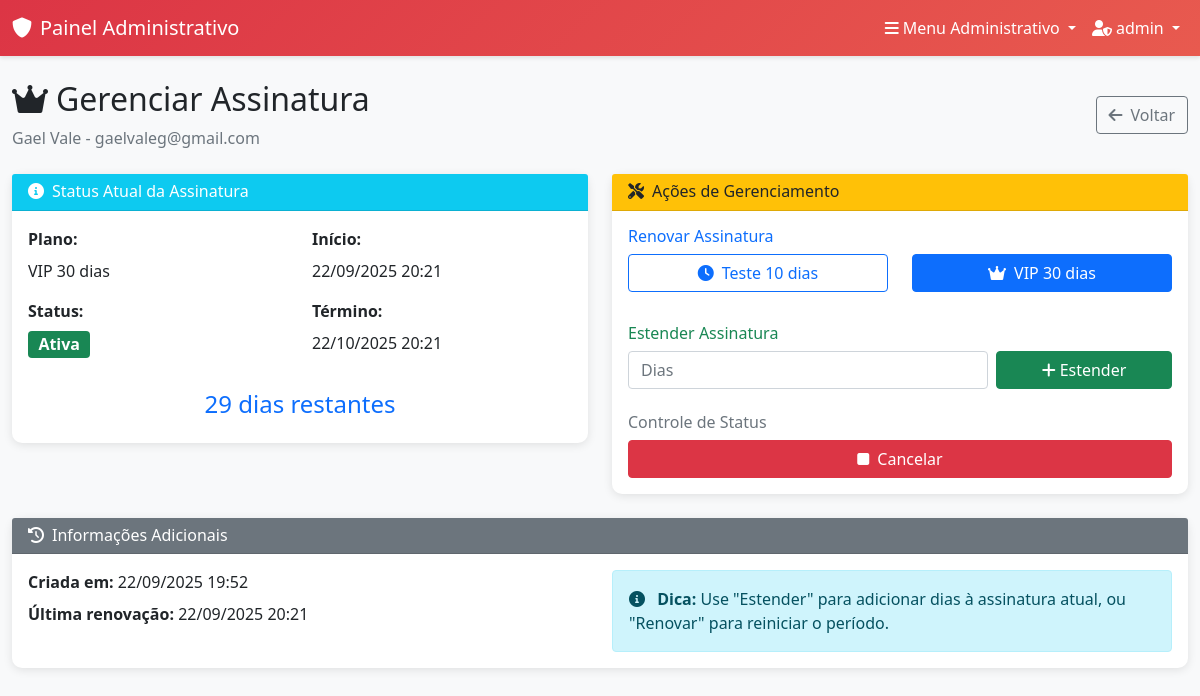
Page /admin-panel/owners/15/subscription/ (signed in) on the committed database.
### accounts/models.py (models this page shows, shortened)
class UserProfile(models.Model):
    USER_TYPES = (
        ('owner', 'Proprietário'),
        ('employee', 'Funcionário'),
        ('client', 'Cliente'),
    )
    user = models.OneToOneField(User, on_delete=models.CASCADE, related_name='profile')
    user_type = models.CharField(max_length=10, choices=USER_TYPES, default='client')
    phone = models.CharField(max_length=15, blank=True, null=True)
    birth_date = models.DateField(blank=True, null=True)
    profile_picture = models.URLField(max_length=500, blank=True, null=True, help_text="URL do avatar/foto de perfil")
    created_at = models.DateTimeField(auto_now_add=True)
    updated_at = models.DateTimeField(auto_now=True)
    class Meta:
        verbose_name = "Perfil de Usuário"
        verbose_name_plural = "Perfis de Usuários"

### subscriptions/models.py (models this page shows, shortened)
class Subscription(models.Model):
    PLAN_TYPES = (
        ('trial_10', 'Teste 10 dias'),
        ('vip_30', 'VIP 30 dias'),
    )
    STATUS_CHOICES = (
        ('active', 'Ativo'),
        ('expired', 'Expirado'),
        ('cancelled', 'Cancelado'),
    )
    user = models.OneToOneField(User, on_delete=models.CASCADE, related_name='subscription')
    plan_type = models.CharField(max_length=10, choices=PLAN_TYPES, default='trial_10')
    start_date = models.DateTimeField(auto_now_add=True)
    end_date = models.DateTimeField()
    status = models.CharField(max_length=10, choices=STATUS_CHOICES, default='active')
    created_at = models.DateTimeField(auto_now_add=True)
    last_renewal = models.DateTimeField(blank=True, null=True)
    def is_active(self):
        return self.status == 'active' and self.end_date > timezone.now()
    def days_remaining(self):
        if self.is_active():
            remaining = self.end_date - timezone.now()
            return remaining.days
        return 0
    class Meta:
        verbose_name = "Assinatura"
        verbose_name_plural = "Assinaturas"

### admin_panel/views.py (the view, shortened to what this page needs)
# urls.py: path('owners/<int:owner_id>/subscription/', views.manage_subscription, name='manage_subscription'),
@login_required
@user_passes_test(is_admin_user)
def manage_subscription(request, owner_id):
    owner = get_object_or_404(UserProfile, id=owner_id, user_type='owner')
    subscription, created = Subscription.objects.get_or_create(
        user=owner.user,
        defaults={'plan_type': 'trial_10'}
    )
    return render(request, 'admin_panel/manage_subscription.html', {
        'owner': owner,
        'subscription': subscription,
    })

### admin_panel/views.py (called while the page is built)
def is_admin_user(user):
    return user.is_authenticated and user.is_superuser

### templates/admin_panel/manage_subscription.html (shortened to what this page needs)
{% extends 'admin_panel/base_admin.html' %}
{% block content %}
<div class="row">
    <div class="col-12">
        <div class="d-flex justify-content-between align-items-center mb-4">
            <div>
                <h2>
                    <i class="fas fa-crown me-2"></i>Gerenciar Assinatura
                </h2>
                <p class="text-muted mb-0">{{ owner.user.first_name }} {{ owner.user.last_name }} - {{ owner.user.email }}</p>
            </div>
            <a href="{% url 'admin_panel:owner_detail' owner.id %}" class="btn btn-outline-secondary">
                <i class="fas fa-arrow-left me-2"></i>Voltar
            </a>
        </div>
    </div>
</div>
<div class="row">
    <div class="col-lg-6 mb-4">
        <div class="card admin-card">
            <div class="card-header bg-info text-white">
                <h6 class="mb-0">
                    <i class="fas fa-info-circle me-2"></i>Status Atual da Assinatura
                </h6>
            </div>
            <div class="card-body">
                {% if subscription %}
                    <div class="row">
                        <div class="col-6">
                            <p class="mb-2"><strong>Plano:</strong></p>
                            <p class="mb-3">{{ subscription.get_plan_type_display }}</p>
                            <p class="mb-2"><strong>Status:</strong></p>
                            <p class="mb-3">
                                {% if subscription.is_active %}
                                    <span class="badge bg-success fs-6">Ativa</span>
                                {% else %}
                                    <span class="badge bg-danger fs-6">Expirada</span>
                                {% endif %}
                            </p>
                        </div>
                        <div class="col-6">
                            <p class="mb-2"><strong>Início:</strong></p>
                            <p class="mb-3">{{ subscription.start_date|date:"d/m/Y H:i" }}</p>
                            <p class="mb-2"><strong>Término:</strong></p>
                            <p class="mb-3">{{ subscription.end_date|date:"d/m/Y H:i" }}</p>
                        </div>
                    </div>
                    <div class="text-center mt-3">
                        <h4 class="text-primary">{{ subscription.days_remaining }} dia{{ subscription.days_remaining|pluralize }} restante{{ subscription.days_remaining|pluralize }}</h4>
                    </div>
                {% else %}
                    <div class="text-center py-4">
                        <i class="fas fa-exclamation-triangle text-warning display-4 mb-3"></i>
                        <h5 class="text-muted">Nenhuma assinatura encontrada</h5>
                    </div>
                {% endif %}
            </div>
        </div>
    </div>
    <div class="col-lg-6 mb-4">
        <div class="card admin-card">
            <div class="card-header bg-warning text-dark">
                <h6 class="mb-0">
                    <i class="fas fa-tools me-2"></i>Ações de Gerenciamento
                </h6>
            </div>
            <div class="card-body">
                <div class="mb-4">
                    <h6 class="text-primary">Renovar Assinatura</h6>
                    <div class="row">
                        <div class="col-6 mb-2">
                            <form method="post" class="d-inline">
                                <button type="submit" class="btn btn-outline-primary w-100">
                                    <i class="fas fa-clock me-2"></i>Teste 10 dias
                                </button>
                            </form>
                        </div>
                        <div class="col-6 mb-2">
                            <form method="post" class="d-inline">
                                <button type="submit" class="btn btn-primary w-100">
                                    <i class="fas fa-crown me-2"></i>VIP 30 dias
                                </button>
                            </form>
                        </div>
                    </div>
                </div>
                <div class="mb-4">
                    <h6 class="text-success">Estender Assinatura</h6>
                    <form method="post" class="row g-2">
                        <div class="col-8">
                            <input type="number" name="days" class="form-control" placeholder="Dias" min="1" max="365" required>
                        </div>
                        <div class="col-4">
                            <button type="submit" class="btn btn-success w-100">
                                <i class="fas fa-plus me-1"></i>Estender
                            </button>
                        </div>
                    </form>
                </div>
                <div class="mb-0">
                    <h6 class="text-secondary">Controle de Status</h6>
                    <div class="btn-group w-100">
                        {% if subscription and subscription.status == 'active' %}
                            <form method="post" class="flex-fill">
                                <button type="submit" class="btn btn-danger w-100"
                                        onclick="return confirm('Tem certeza que deseja cancelar esta assinatura?')">
                                    <i class="fas fa-stop me-2"></i>Cancelar
                                </button>
                            </form>
                        {% endif %}
                    </div>
                </div>
            </div>
        </div>
    </div>
</div>
<div class="row">
    <div class="col-12">
        <div class="card admin-card">
            <div class="card-header bg-secondary text-white">
                <h6 class="mb-0">
                    <i class="fas fa-history me-2"></i>Informações Adicionais
                </h6>
            </div>
            <div class="card-body">
                {% if subscription %}
                    <div class="row">
                        <div class="col-md-6">
                            <p class="mb-2"><strong>Criada em:</strong> {{ subscription.created_at|date:"d/m/Y H:i" }}</p>
                            <p class="mb-0"><strong>Última renovação:</strong>
                                {{ subscription.last_renewal|date:"d/m/Y H:i"|default:"Nunca renovada" }}
                            </p>
                        </div>
                        <div class="col-md-6">
                            <div class="alert alert-info mb-0">
                                <i class="fas fa-info-circle me-2"></i>
                                <strong>Dica:</strong> Use "Estender" para adicionar dias à assinatura atual,
                                ou "Renovar" para reiniciar o período.
                            </div>
                        </div>
                    </div>
                {% endif %}
            </div>
        </div>
    </div>
</div>
{% endblock %}

### templates/admin_panel/base_admin.html (shortened to what this page needs)
<!DOCTYPE html>
<html lang="pt-br">
<head>
    <link href="https://cdn.jsdelivr.net/npm/bootstrap@5.1.3/dist/css/bootstrap.min.css" rel="stylesheet">
    <link href="https://cdnjs.cloudflare.com/ajax/libs/font-awesome/6.0.0/css/all.min.css" rel="stylesheet">
</head>
<body>
    <nav class="navbar navbar-expand-lg admin-navbar">
        <div class="container-fluid">
            <a class="navbar-brand text-white" href="{% url 'admin_panel:dashboard' %}">
                <i class="fas fa-shield-alt me-2"></i>Painel Administrativo
            </a>
            <div class="navbar-nav ms-auto">
                <div class="nav-item dropdown">
                    <a class="nav-link dropdown-toggle text-white" href="#" id="adminMenuDropdown" role="button" data-bs-toggle="dropdown">
                        <i class="fas fa-bars me-1"></i>Menu Administrativo
                    </a>
                </div>
                <div class="nav-item dropdown">
                    <a class="nav-link dropdown-toggle text-white" href="#" id="adminUserDropdown" role="button" data-bs-toggle="dropdown">
                        <i class="fas fa-user-shield me-1"></i>{{ user.first_name|default:user.username }}
                    </a>
                </div>
            </div>
        </div>
    </nav>
    <div class="container-fluid">
        <div class="mt-4">
            {% block content %}
            {% endblock %}
        </div>
    </div>
</body>
</html>

### templates/admin_panel/base_admin.html (style rules this page uses)
:root { --admin-primary: #dc3545; --admin-secondary: #6c757d; --admin-success: #198754; --admin-warning: #ffc107; --admin-dark: #212529; }
body { background-color: #f8f9fa; }
.admin-navbar { background: linear-gradient(135deg, var(--admin-primary), #e85a4f); box-shadow: 0 2px 4px rgba(0,0,0,0.1); }
.admin-card { border: none; border-radius: 10px; box-shadow: 0 2px 10px rgba(0,0,0,0.1); transition: transform 0.3s; }

### rows in the picture
UserProfile: user.first_name "Gael", user.last_name "Vale", user.email "gaelvaleg@gmail.com"
Subscription: plan_type "VIP 30 dias", start_date "22/09/2025 20:21", end_date "22/10/2025 20:21", days_remaining "29", created_at "22/09/2025 19:52", last_renewal "22/09/2025 20:21"

### other values in the picture
{{ user.first_name|default:user.username }} "admin"
